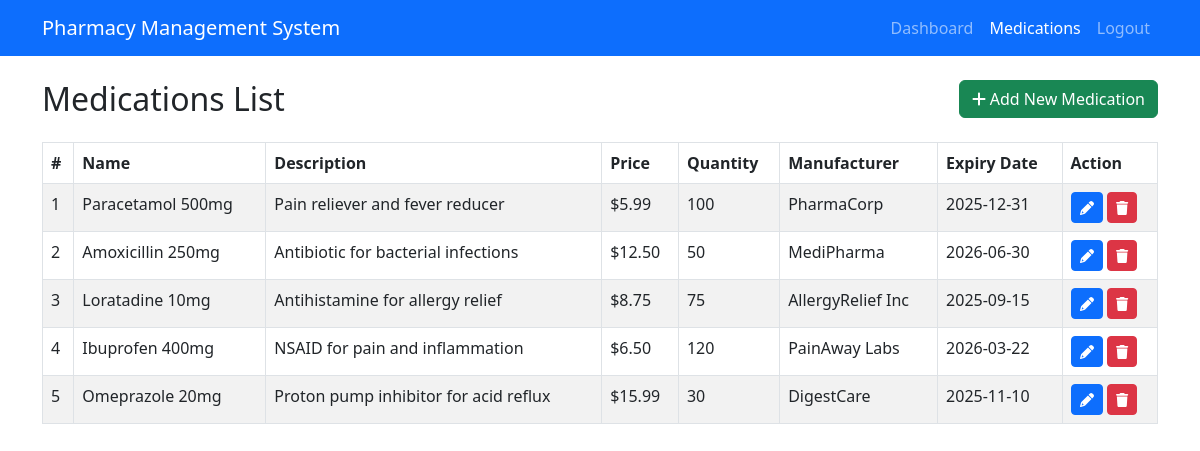
The page /medications.php (signed in) on the database its author committed.
### tables this page shows
CREATE TABLE IF NOT EXISTS medications (
    id INT NOT NULL PRIMARY KEY AUTO_INCREMENT,
    name VARCHAR(100) NOT NULL,
    description TEXT NOT NULL,
    price DECIMAL(10,2) NOT NULL,
    quantity INT NOT NULL,
    manufacturer VARCHAR(100) NOT NULL,
    expiry_date DATE NOT NULL,
    created_at DATETIME DEFAULT CURRENT_TIMESTAMP
);

### medications.php (the view, shortened to what this page needs)
<!DOCTYPE html>
<html lang="en">
<head>
    <link rel="stylesheet" href="https://cdnjs.cloudflare.com/ajax/libs/bootstrap/5.3.0/css/bootstrap.min.css">
</head>
<body>
    <nav class="navbar navbar-expand-lg navbar-dark bg-primary">
        <div class="container">
            <a class="navbar-brand" href="#">Pharmacy Management System</a>
            <div class="collapse navbar-collapse" id="navbarNav">
                <ul class="navbar-nav ms-auto">
                    <li class="nav-item">
                        <a class="nav-link" href="dashboard.php">Dashboard</a>
                    </li>
                    <li class="nav-item">
                        <a class="nav-link active" href="medications.php">Medications</a>
                    </li>
                    <li class="nav-item">
                        <a class="nav-link" href="logout.php">Logout</a>
                    </li>
                </ul>
            </div>
        </div>
    </nav>
    <div class="container mt-4">
        <div class="row mb-3">
            <div class="col-md-6">
                <h2>Medications List</h2>
            </div>
            <div class="col-md-6 text-end">
                <button type="button" class="btn btn-success" data-bs-toggle="modal" data-bs-target="#addMedicationModal">
                    <i class="fas fa-plus"></i> Add New Medication
                </button>
            </div>
        </div>
        <?php
        require "config.php";
        $sql = "SELECT * FROM medications";
        if($result = $pdo->query($sql)){
            if($result->rowCount() > 0){
                echo '<div class="table-responsive">';
                echo '<table class="table table-bordered table-striped">';
                    echo "<thead>";
                        echo "<tr>";
                            echo "<th>#</th>";
                            echo "<th>Name</th>";
                            echo "<th>Description</th>";
                            echo "<th>Price</th>";
                            echo "<th>Quantity</th>";
                            echo "<th>Manufacturer</th>";
                            echo "<th>Expiry Date</th>";
                            echo "<th>Action</th>";
                        echo "</tr>";
                    echo "</thead>";
                    echo "<tbody>";
                    while($row = $result->fetch()){
                        echo "<tr>";
                            echo "<td>" . $row['id'] . "</td>";
                            echo "<td>" . $row['name'] . "</td>";
                            echo "<td>" . $row['description'] . "</td>";
                            echo "<td>$" . number_format($row['price'], 2) . "</td>";
                            echo "<td>" . $row['quantity'] . "</td>";
                            echo "<td>" . $row['manufacturer'] . "</td>";
                            echo "<td>" . $row['expiry_date'] . "</td>";
                            echo "<td>";
                                echo '<a href="edit_medication.php?id='. $row['id'] .'" class="btn btn-sm btn-primary me-1"><i class="fas fa-pencil-alt"></i></a>';
                                echo '<a href="medications.php?delete='. $row['id'] .'" class="btn btn-sm btn-danger" onclick="return confirm(\'Are you sure you want to delete this medication?\')"><i class="fas fa-trash"></i></a>';
                            echo "</td>";
                        echo "</tr>";
                    }
                    echo "</tbody>";
                echo "</table>";
                echo "</div>";
            } else{
                echo '<div class="alert alert-danger"><em>No records were found.</em></div>';
            }
        } else{
            echo "Oops! Something went wrong. Please try again later.";
        }
        ?>
    </div>
</body>
</html>

### rows shown on the page
medications: id "1", name "Paracetamol 500mg", description "Pain reliever and fever reducer", price "5.99", quantity "100", manufacturer "PharmaCorp", expiry_date "2025-12-31"
medications: id "2", name "Amoxicillin 250mg", description "Antibiotic for bacterial infections", price "12.50", quantity "50", manufacturer "MediPharma", expiry_date "2026-06-30"
medications: id "3", name "Loratadine 10mg", description "Antihistamine for allergy relief", price "8.75", quantity "75", manufacturer "AllergyRelief Inc", expiry_date "2025-09-15"
medications: id "4", name "Ibuprofen 400mg", description "NSAID for pain and inflammation", price "6.50", quantity "120", manufacturer "PainAway Labs", expiry_date "2026-03-22"
medications: id "5", name "Omeprazole 20mg", description "Proton pump inhibitor for acid reflux", price "15.99", quantity "30", manufacturer "DigestCare", expiry_date "2025-11-10"
